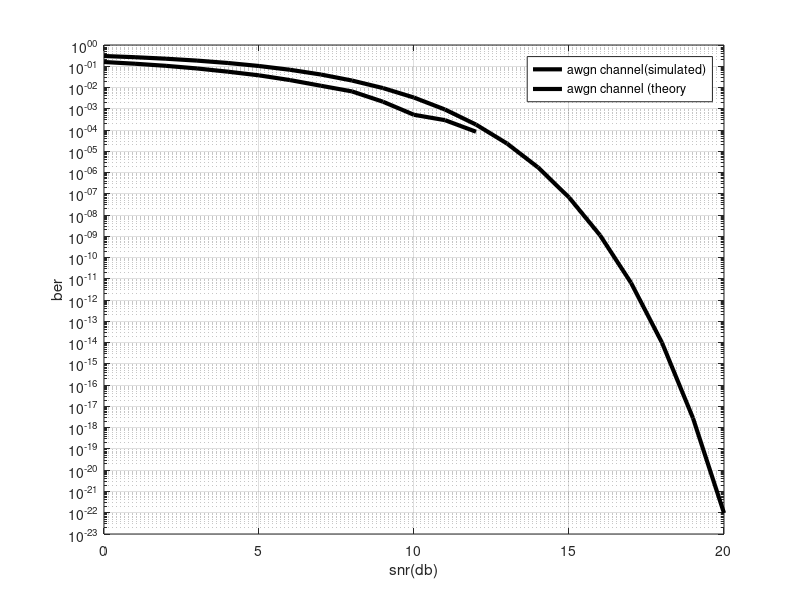

The MATLAB source for this figure:
clear all;
close all;
clc
snr = 0:1:20;
snrn = 10.^(snr/10);
n = 800;
m = 60;
fber = zeros(1,length(snr));
for mo= 1:m
    xbase= sign(randn(1,n));
    sigpow = 1;
    for ss= 1:length(snr)
        noipow= sigpow/snrn(ss);
        ybase= xbase+sqrt(noipow)*(randn(1,n));
        ydet= (sign((ybase)));
        err_pos = find(ydet~= xbase);
        bera(ss)=length(err_pos)/n;
    end
    fber= fber+bera;
end

beranaawgn= 0.5*exp(-snrn/2);
semilogy(snr,fber/m,'k', 'linewidth',3);
hold on 
semilogy(snr,beranaawgn,'k','linewidth',3);
hold on 
grid on 
xlabel('snr(db)');
ylabel('ber');
legend('awgn channel(simulated)','awgn channel (theory');
        